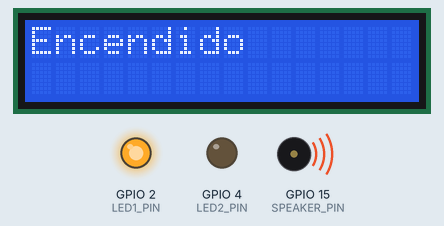
Simulated run of this program. Board: ESP32. On the bench: 16×2 character LCD, output pins drawn as LEDs (lit = HIGH), buzzer (waves = sounding). Nothing arrives over Bluetooth unless stated.

Above: at 0.1 s.
At 0.6 s:
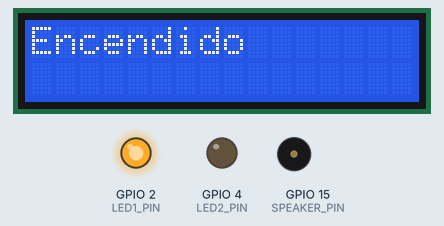
At 3.37 s:
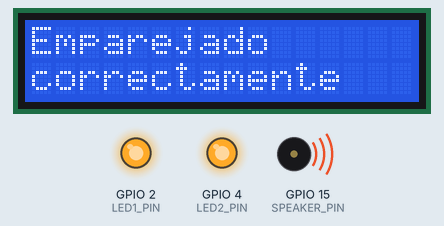
Timing chart, 0 to 5.1 s (numbered marks = the images above):
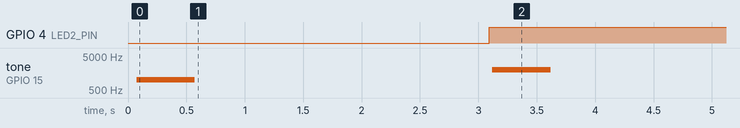

Measured:
- by itself, GPIO 4 (LED2_PIN): LOW → HIGH at 3.1 s
- by itself, tone on GPIO 15 (SPEAKER_PIN): silent → 1000 Hz at 0.07 s, → silent 0.50 s later, → 2000 Hz 2.5 s later, → silent 0.50 s later

The program:

main.cpp
```cpp
#include <BluetoothSerial.h>
#include <Wire.h>
#include <LiquidCrystal_I2C.h>

// Inicializa la librería de Bluetooth
BluetoothSerial SerialBT;

// Inicializa la pantalla LCD con la dirección I2C 0x27
LiquidCrystal_I2C lcd(0x27, 16, 2);

// Pines de los LEDs
const int LED1_PIN = 2;
const int LED2_PIN = 4;
// Pin de la bocina
const int SPEAKER_PIN = 15;

bool wasConnected = false;

void setup() {
  // Configura los pines de los LEDs como salida
  pinMode(LED1_PIN, OUTPUT);
  pinMode(LED2_PIN, OUTPUT);

  // Configura el pin de la bocina como salida
  pinMode(SPEAKER_PIN, OUTPUT);

  // Enciende el LED1 al iniciar
  digitalWrite(LED1_PIN, HIGH);

  // Inicializa la pantalla LCD
  lcd.init();
  lcd.backlight();

  // Muestra "Encendido" en la pantalla LCD
  lcd.setCursor(0, 0);
  lcd.print("Encendido");

  // Emite un sonido corto al encender el ESP32
  tone(SPEAKER_PIN, 1000); // 1000 Hz
  delay(500);              // 500 ms
  noTone(SPEAKER_PIN);

  // Espera 3 segundos
  delay(2500);

  // Limpia la pantalla LCD y muestra "Buscando dispositivo"
  lcd.clear();
  lcd.setCursor(0, 0);
  lcd.print("Buscando");
  lcd.setCursor(0, 1);
  lcd.print("dispositivo");

  // Inicializa el Bluetooth con el nombre "ESP32_BT"
  SerialBT.begin("ESP32_BT");
}

void loop() {
  // Verifica si hay un dispositivo emparejado
  if (SerialBT.connected()) {
    // Si el dispositivo no estaba previamente conectado
    if (!wasConnected) {
      // Enciende el LED2 si hay un dispositivo emparejado
      digitalWrite(LED2_PIN, HIGH);

      // Limpia la pantalla LCD y muestra "Emparejado correctamente"
      lcd.clear();
      lcd.setCursor(0, 0);
      lcd.print("Emparejado");
      lcd.setCursor(0, 1);
      lcd.print("correctamente");

      // Emite un sonido corto al emparejar correctamente
      tone(SPEAKER_PIN, 2000); // 2000 Hz
      delay(500);              // 500 ms
      noTone(SPEAKER_PIN);

      wasConnected = true;
    }
  } else {
    // Si el dispositivo estaba previamente conectado y ahora se desconecta
    if (wasConnected) {
      // Apaga el LED2
      digitalWrite(LED2_PIN, LOW);

      // Limpia la pantalla LCD y muestra "Dispositivo robado"
      lcd.clear();
      lcd.setCursor(0, 0);
      lcd.print("Dispositivo");
      lcd.setCursor(0, 1);
      lcd.print("robado");

      // Emite un sonido prolongado al perder la conexión
      tone(SPEAKER_PIN, 500); // 500 Hz
      delay(5000);            // 5 segundos
      noTone(SPEAKER_PIN);

      wasConnected = false;
    }
  }
}
```
